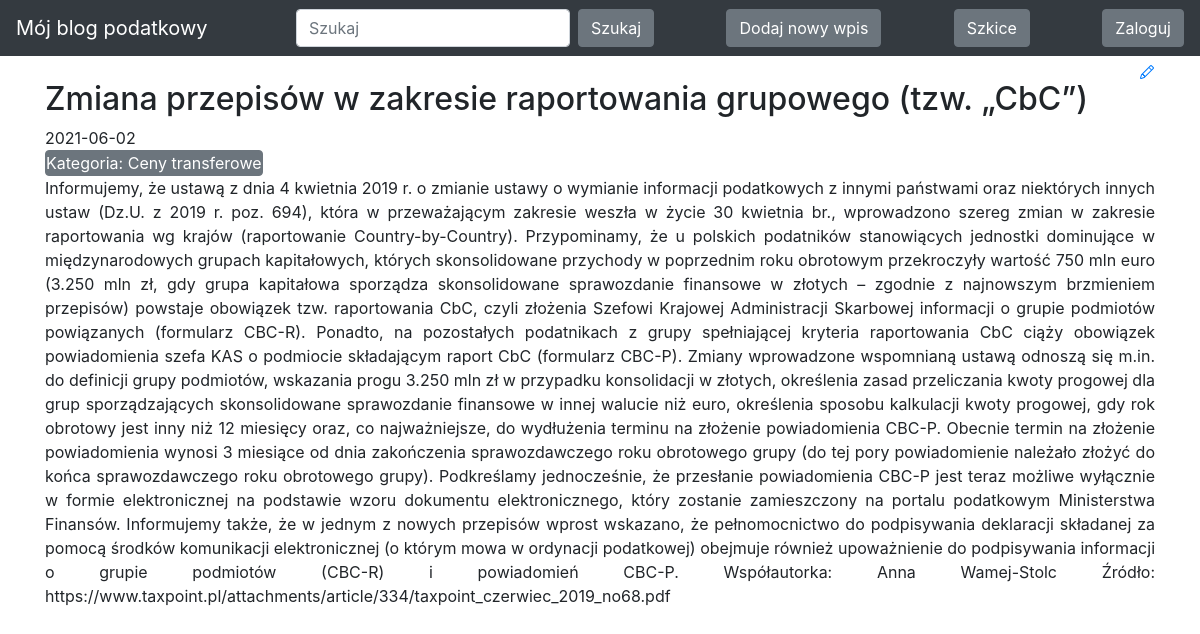
The page /?entry_id=5 on the database as committed earlier.
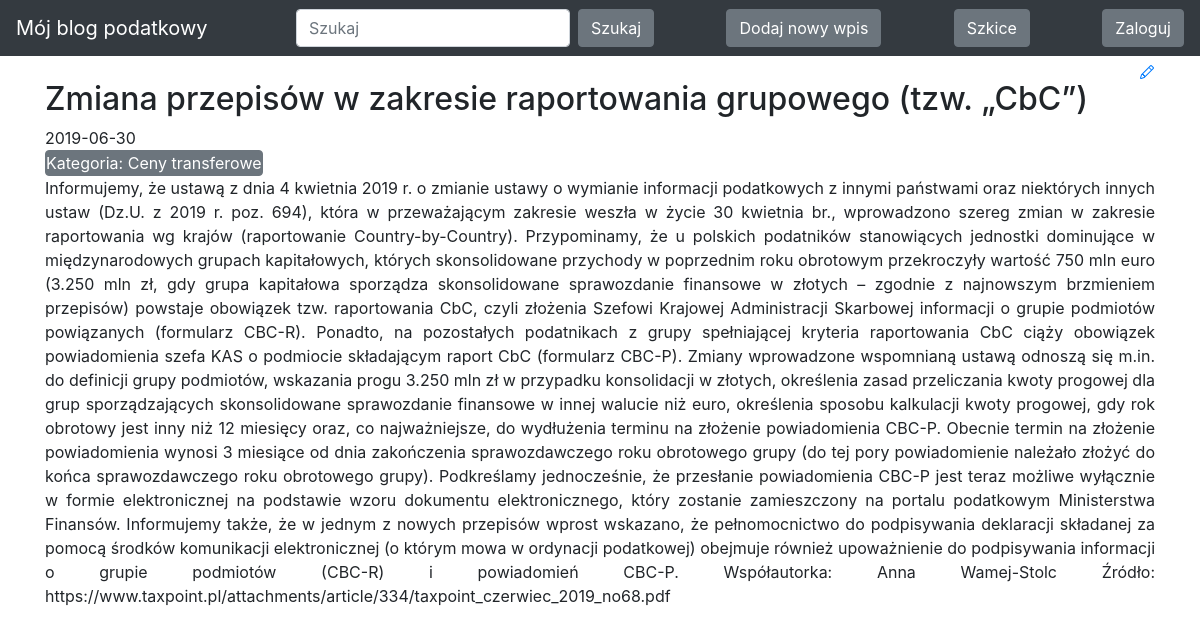
The same page on the database as committed later.
### blog/models.py (models this page shows)
class Entry(db.Model):
    id = db.Column(db.Integer, primary_key=True)
    title = db.Column(db.String(80), nullable=False)
    body = db.Column(db.Text, nullable=False)
    pub_date = db.Column(db.DateTime, nullable=False,
                         default=datetime.datetime.utcnow)
    is_published = db.Column(db.Boolean, default=False)
    category = db.Column(db.String(80), nullable=False)

### blog/routes.py (the view)
@app.route("/")
def index():
    search = request.args.get('search', default=None)
    category = request.args.get('category', default=None)
    entry_id = request.args.get('entry_id', default=None)
    query = Entry.query.filter_by(is_published=True)
    if search:
        query = query.filter(or_(Entry.title.contains(search), Entry.body.contains(search)))
    elif category:
        query = query.filter(Entry.category == category)
    elif entry_id:
        query = query.filter(Entry.id == entry_id)
    all_posts = query.order_by(Entry.pub_date.desc())
    return render_template("homepage.html", all_posts=all_posts)

### blog/templates/homepage.html (shortened to what this page needs)
<!DOCTYPE html>
<html lang="en">
{% extends "base.html" %}
{% block content %}
{% for post in all_posts %}
<div>
   <div>
       <h2 class="mt-4 d-inline-block">{{ post.title }}</h2>
       <a href="{{ url_for('edit_entry', entry_id=post.id) }}">
       </a>
   </div>
   {{ post.pub_date.strftime('%Y-%m-%d') }}
    <form class="form-inline my-2 my-lg-0" action="{{ url_for('index') }}" method="GET">
    <button class="btn btn-secondary my-2 my-sm-0 p-0" name="category" value="{{ post.category }}" type="submit">Kategoria: {{ post.category }}</button>
    </form>
    <p style="text-align: justify">
        {% if 'entry_id' in request.full_path %}
        {{ post.body }}
        {% else %}
        {{ post.body|truncate(700, true) }}
        {% endif %}
   </p>
    {% if 'entry_id' in request.full_path %}
    </div>
    {% else %}
    <form class="form-inline my-2 my-lg-0" action="{{ url_for('index') }}" method="GET">
    <button class="btn btn-primary my-2 my-sm-0" name="entry_id" value="{{ post.id }}" type="submit">Czytaj dalej</button>
    </form>
    </div>
    {% endif %}
{% endfor %}
{% endblock %}

Rows that differ between the two databases and show on the page:
changed Entry "Zmiana przepisów w zakresie raportowania grupowego (tzw. „CbC”)": pub_date "2021-06-02" → "2019-06-30"
